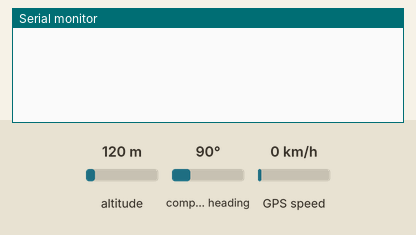
Bench run of a sketch on a simulated ESP8266 (NodeMCU). Parts: the last lines printed to the serial monitor. The inputs (shaded band) are chosen by the test bench; at power-on: compass heading 90°, altitude 120 m, GPS speed 0 km/h. WiFi joins after 1.5 s; servers stay silent unless stated; the GPS gets a fix after 3 s at 37.7749, -122.4194 with 8 satellites.

Above: at 3.0 s.
3.1 s: compass heading set to 7°
At 4.6 s:
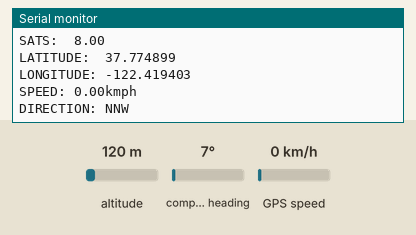
5.3 s: compass heading set to 90°
At 6.6 s:
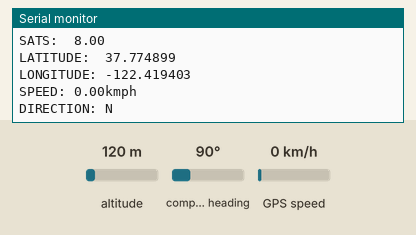
7.3 s: compass heading set to 269°
At 8.5 s:
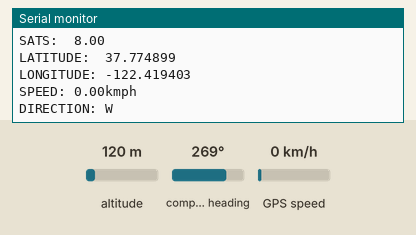
9.3 s: compass heading set to 6°
At 10.6 s:
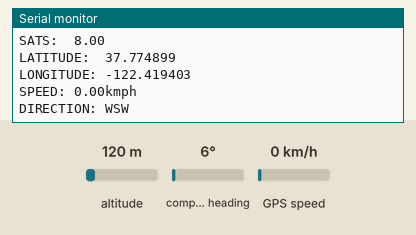
11.3 s: compass heading set to 14°
At 12.6 s:
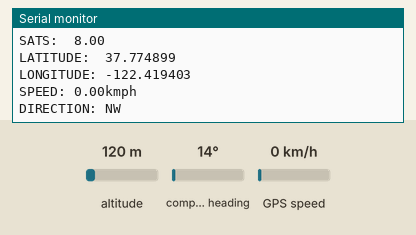

The sketch:

GPS_FINAL_CODE.ino
```cpp
////#include <dummy.h>

#include <TinyGPS++.h>
#include <SoftwareSerial.h>
#define BLYNK_PRINT Serial
#include <ESP8266WiFi.h>
#include <BlynkSimpleEsp8266.h>

#define BLYNK_TEMPLATE_ID "TMPL3MdFvay4r"
#define BLYNK_TEMPLATE_NAME "GPS"
#define BLYNK_AUTH_TOKEN "wxKWxChmccjy1eQ1Jua6i7DVumrUIYCX"

static const int RXPin = 5, TXPin = 4;   // GPIO 4=D2(conneect Tx of GPS) and GPIO 5=D1(Connect Rx of GPS
static const uint32_t GPSBaud = 9600; //if Baud rate 9600 didn't work in your case then use 4800

TinyGPSPlus gps;      // The TinyGPS++ object
WidgetMap myMap(V0);  // V0 for virtual pin of Map Widget

SoftwareSerial mygps(RXPin, TXPin);  // The serial connection to the GPS device

BlynkTimer timer;

float latitude;     //Storing the Latitude
float longitude;    //Storing the Longitude
float velocity;     //Variable  to store the velocity
float sats;         //Variable to store no. of satellites response
String bearing;     //Variable to store orientation or direction of GPS

char auth[] = "wxKWxChmccjy1eQ1Jua6i7DVumrUIYCX";            //Blynk Authentication Token
char ssid[] = "Vaishnavi";            // WiFi SSID
char pass[] = "123456789";            // WiFi Password

//unsigned int move_index;         // moving index, to be used later
unsigned int move_index = 1;       // fixed location for now


void setup()
{
  Serial.begin(115200);
  Serial.println();
  mygps.begin(GPSBaud);
  Blynk.begin(auth, ssid, pass);
  timer.setInterval(5000L, checkGPS); // every 5s check if GPS is connected, only really needs to be done once
}

void checkGPS()
{
  if (gps.charsProcessed() < 10)
  {
    Serial.println(F("No GPS detected: check wiring."));
    Blynk.virtualWrite(V3, "GPS ERROR");  // Value Display widget  on V3 if GPS not detected
  }
}

void loop()
{
  while (mygps.available() > 0)
  {
    // sketch displays information every time a new sentence is correctly encoded.
    if (gps.encode(mygps.read()))
      displayInfo();
  }
  Blynk.run();
  timer.run();
}


void displayInfo()
{
  if (gps.location.isValid() )
  {
    sats = gps.satellites.value();       //get number of satellites
    latitude = (gps.location.lat());     //Storing the Lat. and Lon.
    longitude = (gps.location.lng());
    velocity = gps.speed.kmph();         //get velocity
    bearing = TinyGPSPlus::cardinal(gps.course.value());     // get the direction

    Serial.print("SATS:  ");
    Serial.println(sats);  // float to x decimal places
    Serial.print("LATITUDE:  ");
    Serial.println(latitude, 6);  // float to x decimal places
    Serial.print("LONGITUDE: ");
    Serial.println(longitude, 6);
    Serial.print("SPEED: ");
    Serial.print(velocity);
    Serial.println("kmph");
    Serial.print("DIRECTION: ");
    Serial.println(bearing);

    Blynk.virtualWrite(V1, String(latitude, 6));
    Blynk.virtualWrite(V2, String(longitude, 6));
    Blynk.virtualWrite(V3, sats);
    Blynk.virtualWrite(V4, velocity);
    Blynk.virtualWrite(V5, bearing);
    myMap.location(move_index, latitude, longitude, "GPS_Location");
  }
  Serial.println();
}
```

Measured:
- after the input at 3.1 s, the serial monitor: prints a new line after 0.71 s (image 1)
- after the input at 5.3 s, the serial monitor: prints a new line after 0.52 s (image 2)
- after the input at 7.3 s, the serial monitor: prints a new line after 0.52 s (image 3)
- after the input at 9.3 s, the serial monitor: prints a new line after 0.52 s (image 4)
- after the input at 11.3 s, the serial monitor: prints a new line after 0.52 s (image 5)
